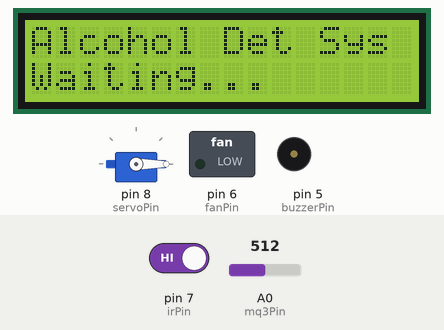
Recording of a sketch running on a simulated Arduino Uno, built with avr-gcc and run on an emulated ATmega328P. Parts: servo, 16×2 character LCD, switched loads named in the sketch (green lamp = pin HIGH), buzzer (waves = sounding, pin HIGH). The test bench sets the inputs (shaded band); at power-on: pin 7 (irPin) HIGH, A0 (mq3Pin) = 512. What the sketch prints to the serial monitor is not drawn.

Above: at 3.7 s.
3.8 s: pin 7 (irPin) driven LOW
At 4.7 s:
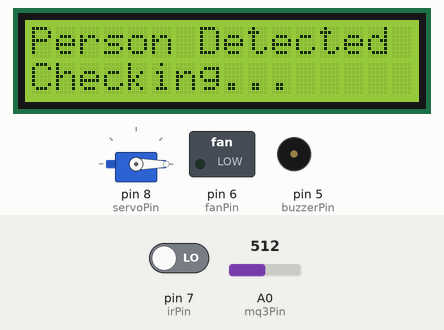
At 9.4 s:
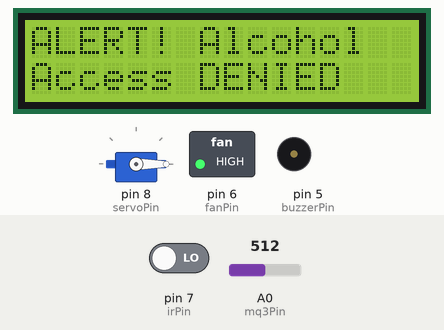
10.0 s: pin 7 (irPin) driven HIGH
At 12.1 s:
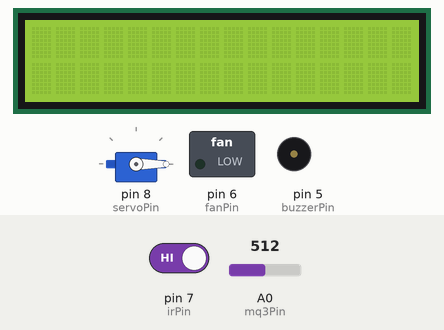
Timing chart, 0 to 13.6 s (numbered marks = the images above; inputs shaded):
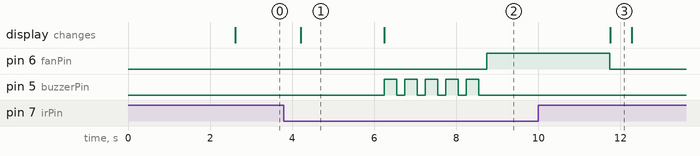

Measured:
- after the input at 3.8 s, pin 6 (fanPin): LOW → HIGH after 4.9 s; pin 5 (buzzerPin): alternates HIGH for 0.30 s and LOW for 0.20 s, 10 changes in all, then stays LOW, starting after 2.4 s; the display: changes after 0.41 s (image 1)
- after the input at 10.0 s, pin 6 (fanPin): goes on until 11.7 s, then stays LOW; pin 5 (buzzerPin): stops changing and stays LOW
- what the display in image 1 shows lasts 2.0 s, from 4.2 s to 6.2 s
- what the display in image 3 shows lasts 0.5 s, from 11.8 s to 12.3 s

The sketch:

ir_servo_fan_lcd.ino
```cpp
#include <Wire.h>
#include <LiquidCrystal_I2C.h>
#include <Servo.h>

// I2C LCD address is usually 0x27 or 0x3F — try 0x27 first
LiquidCrystal_I2C lcd(0x27, 16, 2);

Servo gateServo;

// Pin definitions
const int mq3Pin    = A0;  // MQ3 alcohol sensor
const int irPin     = 7;   // IR proximity sensor
const int buzzerPin = 5;   // Buzzer
const int fanPin    = 6;   // Mini brushless fan
const int servoPin  = 8;   // Servo motor

// Threshold value for alcohol detection (adjust after testing)
const int alcoholThreshold = 400;

void setup() {
  Serial.begin(9600);

  pinMode(irPin,     INPUT);
  pinMode(buzzerPin, OUTPUT);
  pinMode(fanPin,    OUTPUT);

  gateServo.attach(servoPin);
  gateServo.write(0);  // Gate closed at start

  // Initialize I2C LCD
  lcd.init();
  lcd.backlight();

  lcd.setCursor(2, 0);
  lcd.print("Alcohol");
  lcd.setCursor(1, 1);
  lcd.print("Detection Sys");
  delay(2500);
  lcd.clear();
}

void loop() {
  int irValue      = digitalRead(irPin);
  int alcoholValue = analogRead(mq3Pin);

  Serial.print("IR: ");
  Serial.print(irValue);
  Serial.print("  Alcohol: ");
  Serial.println(alcoholValue);

  // Only check when person is detected by IR sensor
  if (irValue == LOW) {  // LOW means object detected (IR sensor active low)

    lcd.setCursor(0, 0);
    lcd.print("Person Detected ");
    lcd.setCursor(0, 1);
    lcd.print("Checking...     ");
    delay(2000);

    // Read alcohol level again fresh
    alcoholValue = analogRead(mq3Pin);

    if (alcoholValue > alcoholThreshold) {
      // Alcohol detected — deny entry
      lcd.clear();
      lcd.setCursor(0, 0);
      lcd.print("ALERT! Alcohol  ");
      lcd.setCursor(0, 1);
      lcd.print("Access DENIED   ");

      // Buzzer beeps
      for (int i = 0; i < 5; i++) {
        digitalWrite(buzzerPin, HIGH);
        delay(300);
        digitalWrite(buzzerPin, LOW);
        delay(200);
      }

      // Turn on fan to blow fresh air
      digitalWrite(fanPin, HIGH);
      delay(3000);
      digitalWrite(fanPin, LOW);

      // Keep gate closed
      gateServo.write(0);

    } else {
      // No alcohol — allow entry
      lcd.clear();
      lcd.setCursor(0, 0);
      lcd.print("No Alcohol      ");
      lcd.setCursor(0, 1);
      lcd.print("Access GRANTED  ");

      // Open gate
      gateServo.write(90);
      delay(3000);

      // Close gate again
      gateServo.write(0);
    }

    lcd.clear();

  } else {
    // No person detected — idle display
    lcd.setCursor(0, 0);
    lcd.print("Alcohol Det Sys ");
    lcd.setCursor(0, 1);
    lcd.print("Waiting...      ");
  }

  delay(500);
}
```
